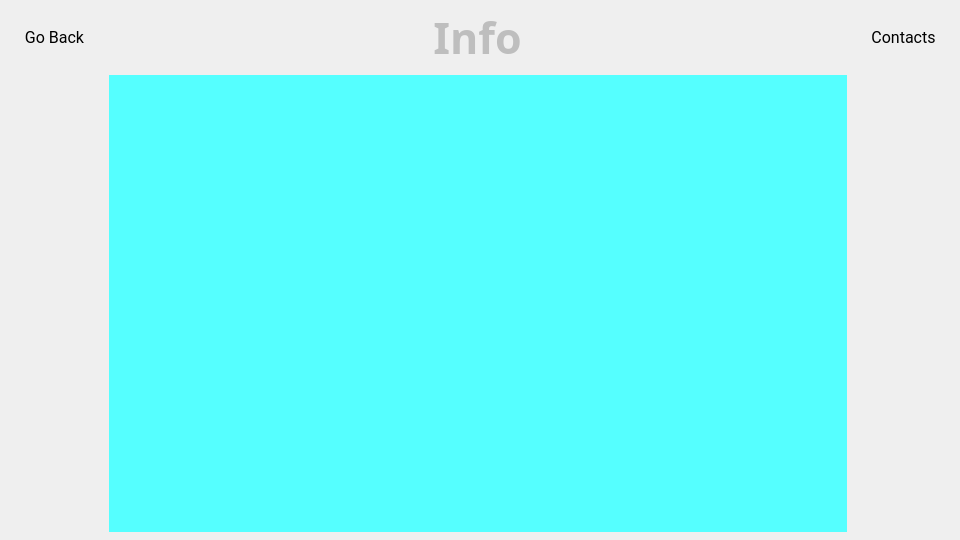
<?xml version="1.0" encoding="UTF-8"?>
<ui version="4.0">
 <author>Boanc Ionut-Silviu</author>
 <class>info_window</class>
 <widget class="QWidget" name="info_window">
  <property name="geometry">
   <rect>
    <x>0</x>
    <y>0</y>
    <width>960</width>
    <height>540</height>
   </rect>
  </property>
  <property name="sizePolicy">
   <sizepolicy hsizetype="MinimumExpanding" vsizetype="MinimumExpanding">
    <horstretch>0</horstretch>
    <verstretch>0</verstretch>
   </sizepolicy>
  </property>
  <property name="minimumSize">
   <size>
    <width>960</width>
    <height>540</height>
   </size>
  </property>
  <property name="maximumSize">
   <size>
    <width>16777215</width>
    <height>16777215</height>
   </size>
  </property>
  <property name="font">
   <font>
    <family>Roboto</family>
    <pointsize>12</pointsize>
   </font>
  </property>
  <property name="windowTitle">
   <string>CIIT</string>
  </property>
  <property name="styleSheet">
   <string notr="true">QPushButton {
border-radius: 12px;
padding-left: 16px;
padding-right: 16px;
padding-top: 8 px;
padding-bottom: 8 px;
}</string>
  </property>
  <layout class="QGridLayout" name="gridLayout">
   <property name="leftMargin">
    <number>8</number>
   </property>
   <property name="topMargin">
    <number>8</number>
   </property>
   <property name="rightMargin">
    <number>8</number>
   </property>
   <property name="bottomMargin">
    <number>8</number>
   </property>
   <property name="spacing">
    <number>8</number>
   </property>
   <item row="1" column="1" alignment="Qt::AlignmentFlag::AlignHCenter|Qt::AlignmentFlag::AlignVCenter">
    <widget class="QLabel" name="lb_title">
     <property name="maximumSize">
      <size>
       <width>16777215</width>
       <height>16777215</height>
      </size>
     </property>
     <property name="font">
      <font>
       <family>Vitesco</family>
       <pointsize>32</pointsize>
       <bold>true</bold>
       <strikeout>false</strikeout>
      </font>
     </property>
     <property name="styleSheet">
      <string notr="true">QLabel
{
	
	color: rgb(190, 190, 190);
}</string>
     </property>
     <property name="text">
      <string>Info</string>
     </property>
     <property name="alignment">
      <set>Qt::AlignmentFlag::AlignCenter</set>
     </property>
    </widget>
   </item>
   <item row="1" column="0" alignment="Qt::AlignmentFlag::AlignLeft|Qt::AlignmentFlag::AlignVCenter">
    <widget class="QPushButton" name="pb_back">
     <property name="text">
      <string>Go Back</string>
     </property>
    </widget>
   </item>
   <item row="1" column="2">
    <widget class="QPushButton" name="pb_contacts">
     <property name="text">
      <string>Contacts</string>
     </property>
    </widget>
   </item>
   <item row="2" column="1">
    <widget class="QStackedWidget" name="stackedWidget">
     <property name="currentIndex">
      <number>0</number>
     </property>
     <widget class="QWidget" name="page">
      <property name="styleSheet">
       <string notr="true">background-color: rgb(85, 255, 255);</string>
      </property>
     </widget>
     <widget class="QWidget" name="page_2">
      <property name="styleSheet">
       <string notr="true">background-color: rgb(170, 0, 0);</string>
      </property>
     </widget>
    </widget>
   </item>
  </layout>
 </widget>
 <resources/>
 <connections/>
 <designerdata>
  <property name="gridDeltaX">
   <number>8</number>
  </property>
  <property name="gridDeltaY">
   <number>8</number>
  </property>
  <property name="gridSnapX">
   <bool>true</bool>
  </property>
  <property name="gridSnapY">
   <bool>true</bool>
  </property>
  <property name="gridVisible">
   <bool>true</bool>
  </property>
 </designerdata>
</ui>
